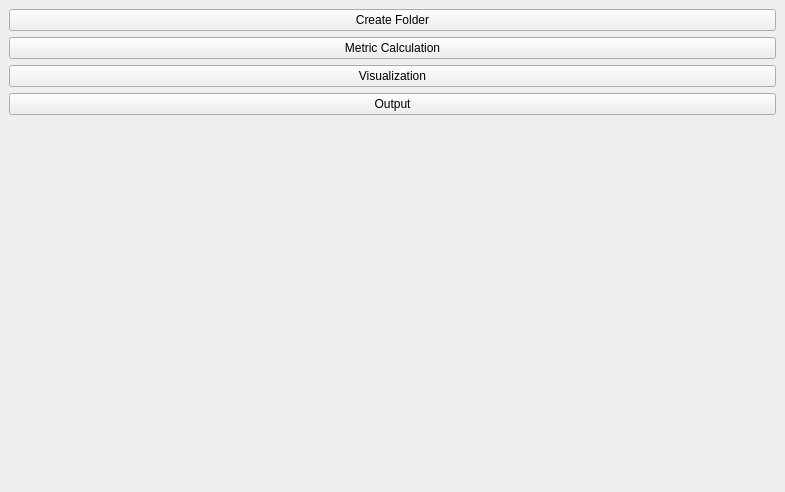
<?xml version="1.0" encoding="UTF-8"?>
<ui version="4.0">
 <class>PlateauStatisticsVisualizationPluginDockWidgetBase</class>
 <widget class="QDockWidget" name="PlateauStatisticsVisualizationPluginDockWidgetBase">
  <property name="geometry">
   <rect>
    <x>0</x>
    <y>0</y>
    <width>785</width>
    <height>492</height>
   </rect>
  </property>
  <property name="windowTitle">
   <string>function</string>
  </property>
  <widget class="QWidget" name="dockWidgetContents">
   <layout class="QGridLayout" name="gridLayout">
    <item row="0" column="0">
     <layout class="QVBoxLayout" name="verticalLayout">
      <item>
       <widget class="QPushButton" name="buttonCreateDirectory">
        <property name="minimumSize">
         <size>
          <width>0</width>
          <height>20</height>
         </size>
        </property>
        <property name="baseSize">
         <size>
          <width>0</width>
          <height>50</height>
         </size>
        </property>
        <property name="text">
         <string>Create Folder</string>
        </property>
       </widget>
      </item>
      <item>
       <widget class="QPushButton" name="buttonMetricCalculation">
        <property name="minimumSize">
         <size>
          <width>0</width>
          <height>20</height>
         </size>
        </property>
        <property name="baseSize">
         <size>
          <width>0</width>
          <height>50</height>
         </size>
        </property>
        <property name="text">
         <string>Metric Calculation</string>
        </property>
       </widget>
      </item>
      <item>
       <widget class="QPushButton" name="buttonVisualize">
        <property name="minimumSize">
         <size>
          <width>0</width>
          <height>20</height>
         </size>
        </property>
        <property name="baseSize">
         <size>
          <width>0</width>
          <height>50</height>
         </size>
        </property>
        <property name="text">
         <string>Visualization</string>
        </property>
       </widget>
      </item>
      <item>
       <widget class="QPushButton" name="buttonOutput">
        <property name="minimumSize">
         <size>
          <width>0</width>
          <height>20</height>
         </size>
        </property>
        <property name="baseSize">
         <size>
          <width>0</width>
          <height>50</height>
         </size>
        </property>
        <property name="text">
         <string>Output</string>
        </property>
       </widget>
      </item>
      <item>
       <spacer name="verticalSpacer">
        <property name="orientation">
         <enum>Qt::Orientation::Vertical</enum>
        </property>
        <property name="sizeHint" stdset="0">
         <size>
          <width>20</width>
          <height>40</height>
         </size>
        </property>
       </spacer>
      </item>
     </layout>
    </item>
   </layout>
  </widget>
 </widget>
 <resources/>
 <connections/>
</ui>
